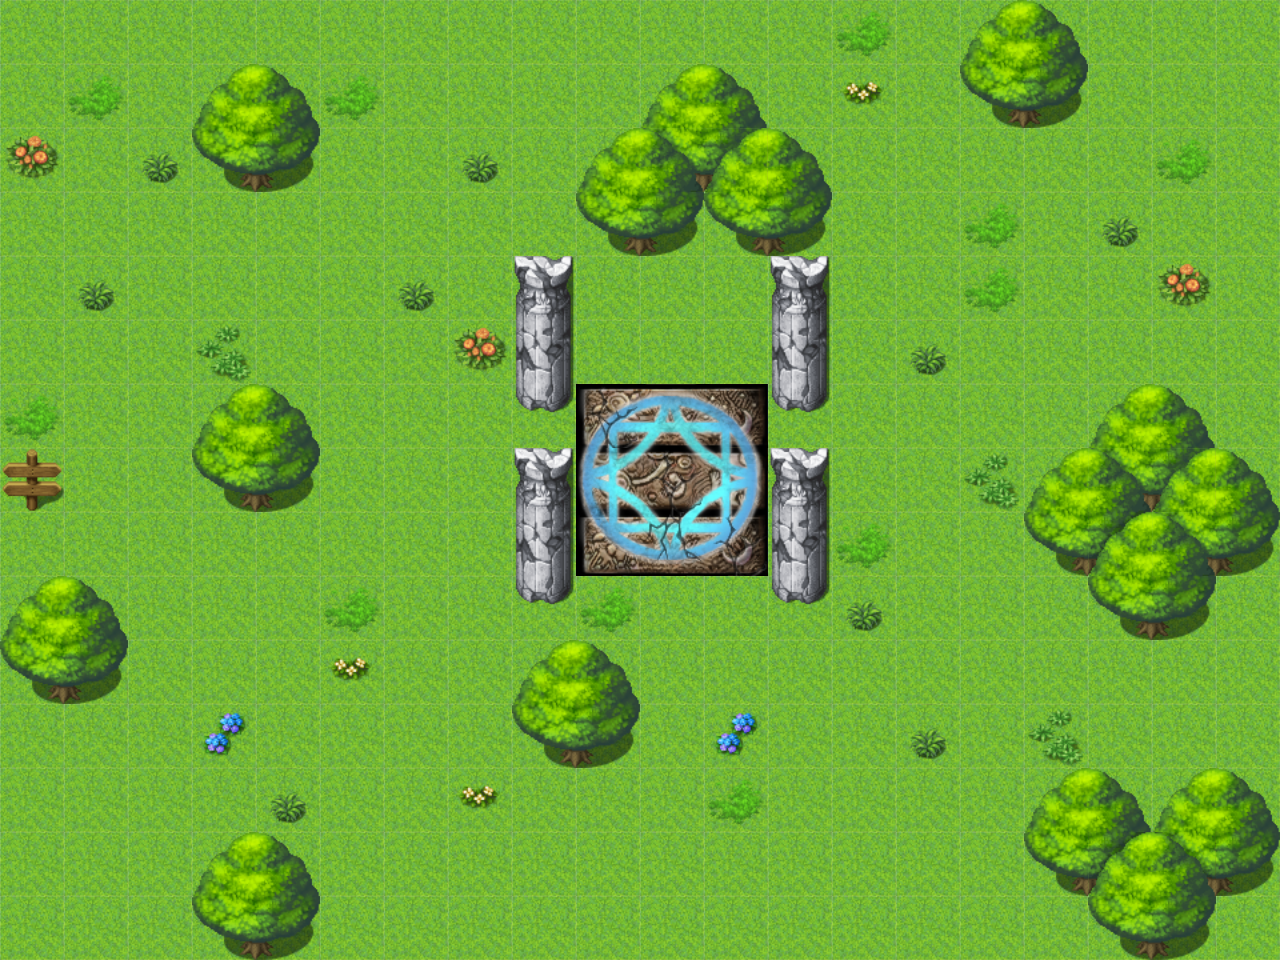

A 2D game scene composited from a Tiled map and its tileset images. What follows is a short description and the map's XML, with each tile layer's data collapsed to a summary:
An orthogonal 20x15 tile map with 64x64 px tiles, 4 tile layers (圖塊層 1, 圖塊層 2, 圖塊層 3, 圖塊層 4), 7 tilesets.

<map version="1.0" tiledversion="1.1.5" orientation="orthogonal" renderorder="right-down" width="20" height="15" tilewidth="64" tileheight="64" infinite="0" nextobjectid="1">
 <tileset firstgid="1" name="Dungeon_A1_resized" tilewidth="64" tileheight="64" tilecount="192" columns="16">
  <image source="新增資料夾 (4)/Dungeon_A1_resized.png" width="1024" height="768" />
 </tileset>
 <tileset firstgid="193" name="Outside_A5_resized" tilewidth="64" tileheight="64" tilecount="128" columns="8">
  <image source="新增資料夾 (4)/Outside_A5_resized.png" width="512" height="1024" />
 </tileset>
 <tileset firstgid="321" name="Outside_B_resized" tilewidth="64" tileheight="64" tilecount="256" columns="16">
  <image source="新增資料夾 (4)/Outside_B_resized.png" width="1024" height="1024" />
 </tileset>
 <tileset firstgid="577" name="SF_Inside_C_resized" tilewidth="64" tileheight="64" tilecount="256" columns="16">
  <image source="新增資料夾 (4)/SF_Inside_C_resized.png" width="1024" height="1024" />
 </tileset>
 <tileset firstgid="833" name="Inside_B_resized" tilewidth="64" tileheight="64" tilecount="256" columns="16">
  <image source="新增資料夾 (4)/Inside_B_resized.png" width="1024" height="1024" />
 </tileset>
 <tileset firstgid="1089" name="Dungeon_C_resized" tilewidth="64" tileheight="64" tilecount="256" columns="16">
  <image source="新增資料夾 (4)/Dungeon_C_resized.png" width="1024" height="1024" />
 </tileset>
 <tileset firstgid="1345" name="Inside_B_resized" tilewidth="64" tileheight="64" tilecount="256" columns="16">
  <image source="新增資料夾 (4)/Inside_B_resized.png" width="1024" height="1024" />
 </tileset>
 <layer name="圖塊層 1" width="20" height="15">
  <data>[300 cells, 300 non-empty, 7 distinct tile ids]</data>
 </layer>
 <layer name="圖塊層 2" width="20" height="15">
  <data>[300 cells, 98 non-empty, 25 distinct tile ids]</data>
 </layer>
 <layer name="圖塊層 3" width="20" height="15">
  <data>[300 cells, 16 non-empty, 5 distinct tile ids]</data>
 </layer>
 <layer name="圖塊層 4" width="20" height="15">
  <data>[300 cells, 0 non-empty, 0 distinct tile ids]</data>
 </layer>
</map>